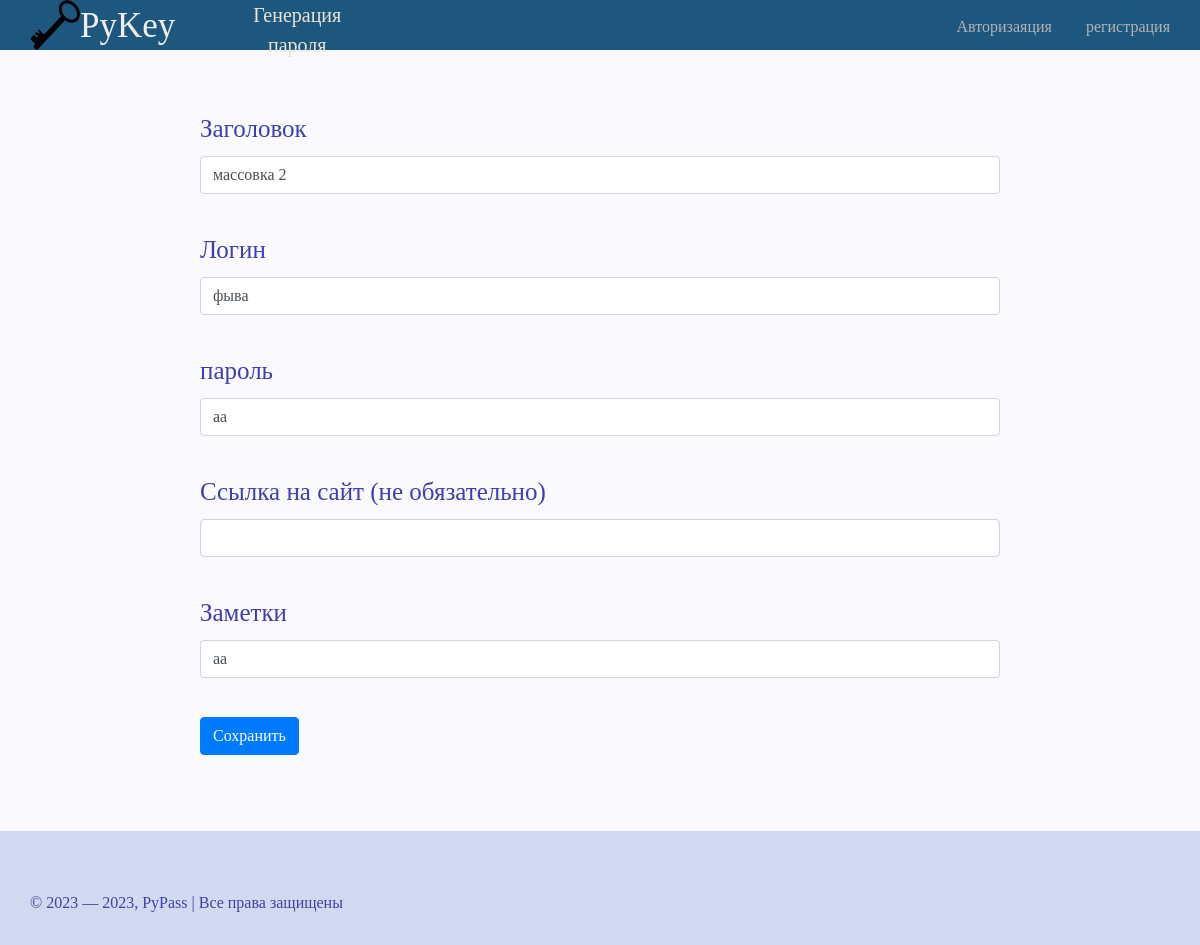
Page /change_info/6 on the committed database.
### data/passwords.py (models this page shows, shortened)
class Passwords(SqlAlchemyBase):
    __tablename__ = 'password'
    id = sqlalchemy.Column(sqlalchemy.Integer,
                           primary_key=True, autoincrement=True)
    user_id = sqlalchemy.Column(sqlalchemy.Integer,
                                sqlalchemy.ForeignKey("users.id"))
    title = sqlalchemy.Column(sqlalchemy.String)
    login = sqlalchemy.Column(sqlalchemy.String)
    password = sqlalchemy.Column(sqlalchemy.String)
    site = sqlalchemy.Column(sqlalchemy.String)
    note = sqlalchemy.Column(sqlalchemy.String, nullable=True)

### server.py (the view, shortened to what this page needs)
@app.route('/change_info/<int:id>', methods=['GET', 'POST'])
def change_info(id):
    error = ''
    form = AddInfo()
    db_sess = db_session.create_session()
    somedata = db_sess.query(Passwords).filter(Passwords.id == id).first()
    form.title.data = somedata.title
    form.login.data = somedata.login
    form.password.data = fernet.decrypt(somedata.password).decode()
    form.site.data = somedata.site
    form.note.data = somedata.note
    return render_template('adding.html', form=form, error=error)

### forms.py
class AddInfo(FlaskForm):
    title = StringField('Заголовок', validators=[DataRequired(), Length(max=30)])
    login = StringField('Логин', validators=[DataRequired(), Length(max=40)])
    password = StringField('пароль', validators=[DataRequired(), Length(max=40)])
    note = StringField('Заметки', validators=[SpaceRequired])
    site = StringField('Ссылка на сайт (не обязательно)', validators=[RealLinkRequired])
    submit = SubmitField('Сохранить')

### data/db_session.py (called while the page is built)
def create_session() -> Session:
    global __factory
    return __factory()

### templates/adding.html (shortened to what this page needs)
{% extends "base.html" %}
{% block content %}
    <form action="" method="post">
        {{ form.title.label }}
        {{ form.title(class="form-control") }}<br>
        {{ form.login.label }}
        {{ form.login(class="form-control") }}<br>
        {{ form.password.label }}
        {{ form.password(class="form-control") }}<br>
        {{ form.site.label }}
        {{ form.site(class="form-control") }}<br>
        {{ form.note.label }}
        {{ form.note(class="form-control") }}<br>
        <p>{{ form.submit(type="submit", class="btn btn-primary") }}</p>
    </form>
{% endblock %}

### static/css/mainstyle.css (style rules this page uses)
html { height: 100%; }
body { font-family: fantasy; margin: 0; padding: 0; color: #3F3FAA; display: flex; flex-direction: column; height: 100%; background-color: #F9F9FE; }

### rows in the picture
Passwords: title "массовка 2", login "фыва", password "аа", note "аа"
